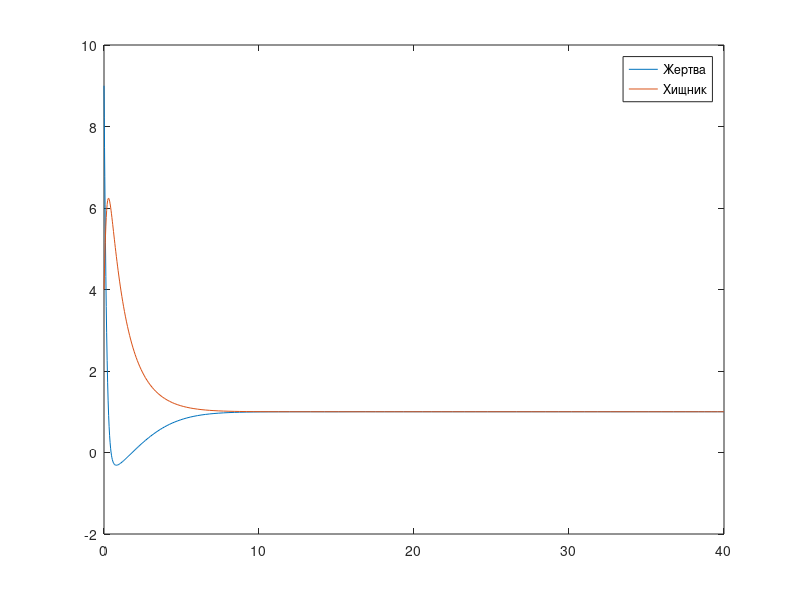

Recreate this plot in MATLAB.
function prakt
clc;
t=[0 40];
[t,X]=ode45(@Kosh,t,[9;4]);
plot(t,X(:,1), t,X(:,2));
legend('Жертва','Хищник');
end
 
function out=Kosh(~,x)
a1 = 0.5;
a2 = 0.5;
b1 = 0.5;
b2 = 0.5;
T = 1;
p = 2;
d = 3;
 
u = (-a1.*x(1)+b1.*x(1).*x(2)+p.*a2.*x(2)-p.*b2.*x(1).*x(2)-(x(1)+p.*x(2)-d)./T);
f1 = (a1.*x(1)-b1.*x(1).*x(2)+u);
f2 = (-a2.*x(2)+b2.*x(1).*x(2));
 
out = [f1;f2];
end